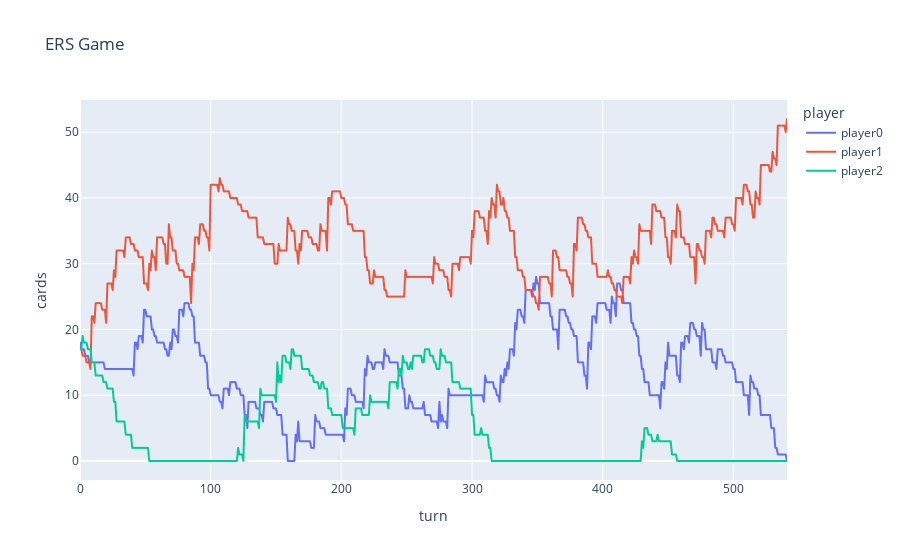

Notebook source saved alongside this figure:
### Code cell
px.line(results,x='turn',y='cards',color='player',title='ERS Game')

### Figure 1 — Plotly figure (JSON) as saved in the notebook; plotly's stock layout.template omitted (floating-point values rounded to 4 significant figures; data arrays with more than 128 entries replaced by an {"elided": "..."} marker saying what was removed)
{"data": [{"hovertemplate": "player=player0<br>turn=%{x}<br>cards=%{y}<extra></extra>", "legendgroup": "player0", "line": {"color": "#636efa", "dash": "solid"}, "mode": "lines", "name": "player0", "showlegend": true, "type": "scattergl", "x": {"elided": "542 int values"}, "xaxis": "x", "y": {"elided": "542 int values"}, "yaxis": "y"}, {"hovertemplate": "player=player1<br>turn=%{x}<br>cards=%{y}<extra></extra>", "legendgroup": "player1", "line": {"color": "#EF553B", "dash": "solid"}, "mode": "lines", "name": "player1", "showlegend": true, "type": "scattergl", "x": {"elided": "542 int values"}, "xaxis": "x", "y": {"elided": "542 int values"}, "yaxis": "y"}, {"hovertemplate": "player=player2<br>turn=%{x}<br>cards=%{y}<extra></extra>", "legendgroup": "player2", "line": {"color": "#00cc96", "dash": "solid"}, "mode": "lines", "name": "player2", "showlegend": true, "type": "scattergl", "x": {"elided": "542 int values"}, "xaxis": "x", "y": {"elided": "542 int values"}, "yaxis": "y"}], "layout": {"legend": {"title": {"text": "player"}, "tracegroupgap": 0}, "title": {"text": "ERS Game"}, "xaxis": {"anchor": "y", "domain": [0, 1], "title": {"text": "turn"}}, "yaxis": {"anchor": "x", "domain": [0, 1], "title": {"text": "cards"}}}}
